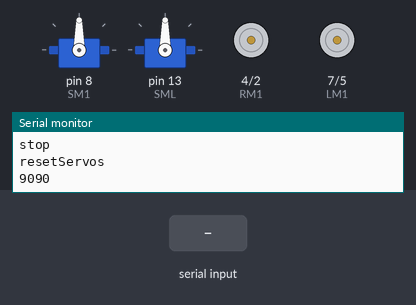
Recording of a sketch running on a simulated Arduino Uno, built with avr-gcc and run on an emulated ATmega328P. Parts: 2 × servo, motor-driver pin pairs drawn as motors (green arrow = first pin HIGH = forward, orange = second pin HIGH = backward, longer = more drive, scaled by the enable pin), the last lines printed to the serial monitor. The inputs (shaded band) are chosen by the test bench.

Above: at 1.3 s.
1.4 s: "F" received over the second serial link
At 2.6 s:
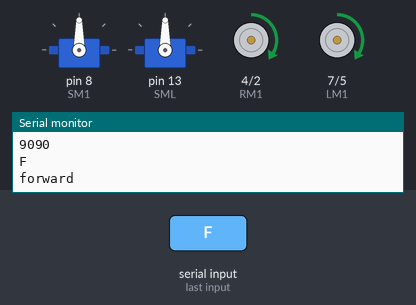
2.9 s: "B" received over the second serial link
At 3.4 s:
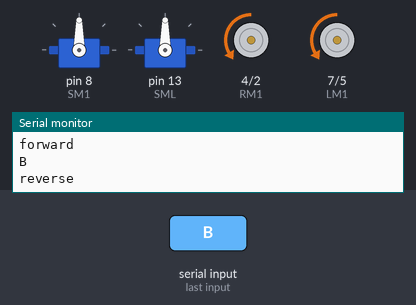
4.4 s: "L" received over the second serial link
At 5.3 s:
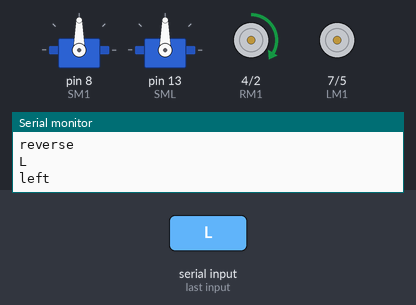
5.9 s: "R" received over the second serial link
At 7.2 s:
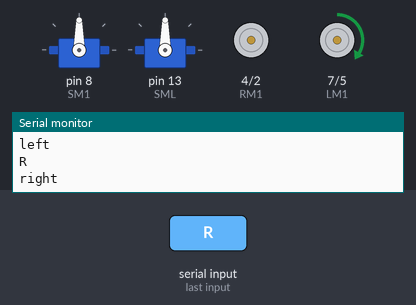
Timing chart, 0 to 8.4 s (numbered marks = the images above; inputs shaded):
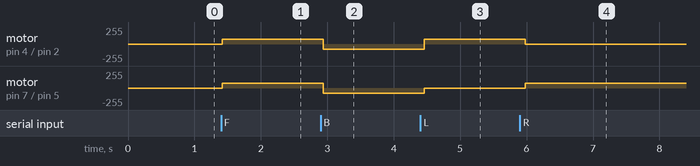

Measured:
- after the input at 1.4 s, motor on pin 4 (RM1) / pin 2 (RM2), motor on pin 7 (LM1) / pin 5 (LM2): stopped → forward 75/255 at once
- after the input at 2.9 s, motor on pin 4 (RM1) / pin 2 (RM2), motor on pin 7 (LM1) / pin 5 (LM2): forward 75/255 → backward 75/255 at once
- after the input at 4.4 s, motor on pin 4 (RM1) / pin 2 (RM2): backward 75/255 → forward 75/255 after 0.06 s; motor on pin 7 (LM1) / pin 5 (LM2): backward 75/255 → stopped after 0.06 s
- after the input at 5.9 s, motor on pin 4 (RM1) / pin 2 (RM2): forward 75/255 → stopped after 0.08 s; motor on pin 7 (LM1) / pin 5 (LM2): stopped → forward 75/255 after 0.08 s

The sketch:

car.ino
```cpp
#include <SoftwareSerial.h>
#include <Servo.h>

Servo servo1;
Servo servo2;

// car
#define LM1 7  // motor Driver in1
#define LM2 5  // motor Driver in2
#define ENA 6  // (PWM pin) motor Driver enA

#define ENB 3  // (PWM pin) motor Driver enB
#define RM1 4  // motor Driver in3
#define RM2 2  // motor Driver in4

//crane
#define SM1 8  // Servo 1
#define SML 13  // Servo 2

SoftwareSerial bt(10, 11);  // RX, TX

/***********************  D E B U G  ****************************/
// "true" when is Debug, it must show logs in the Serial Monitor.
// "false" when is production.
/****************************************************************/
bool isDebug = true;

char data;

int eje1 = 90;
int eje2 = 90;
int maxOpen = 30;
int maxDown = 40;

void setup() {
  if (isDebug) {
    Serial.begin(9600);
    Serial.println("Hi Setup");
  }
  pinMode(LM1, OUTPUT);
  pinMode(LM2, OUTPUT);
  pinMode(RM1, OUTPUT);
  pinMode(RM2, OUTPUT);
  pinMode(ENA, OUTPUT);
  pinMode(ENB, OUTPUT);
  digitalWrite(LM1, LOW);
  digitalWrite(LM2, LOW);
  digitalWrite(RM1, LOW);
  digitalWrite(RM2, LOW);
  // set motor's speed
  analogWrite(ENA, 75);
  analogWrite(ENB, 75);
  bt.begin(9600);

  servo1.attach(SM1);
  servo2.attach(SML);

  stopCar();
  resetServos();
}


void loop() {
  while (bt.available()) {
    {
      data = bt.read();
      if (isDebug) {
        Serial.println(data);
      }
    }

    switch (data) {
      // car
      case 'F':
        forward();
        break;
      case 'B':
        reverse();
        break;
      case 'L':
        left();
        break;
      case 'R':
        right();
        break;
      case 's':
        stopCar();
        break;
      // servo 1
      case 'A':
        if (eje1 < 90 + maxOpen) {
          eje1++;
          log(String(eje1));
          servo1.write(eje1);
        }
        break;
      case 'D':
        if (eje1 > 90 - maxOpen) {
          eje1--;
          log(String(eje1));
          servo1.write(eje1);
        }
        break;
      // servo 2
      case 'S':
        if (eje2 < 90 + maxDown) {
          eje2++;
          log(String(eje2));
          servo2.write(eje2);
        }
        break;
      case 'W':
        if (eje2 > 90 - maxDown) {
          eje2--;
          log(String(eje2));
          servo2.write(eje2);
        }
        break;
      case 'Y':
       resetServos();
       break;
    }
  }
  if (bt.available() < 0) {
    log("No Bluetooth Data ");
  }
  delay(100);
}

void log(String msg) {
  if (isDebug) {
    Serial.println(msg);
  }
}

// Car

void forward() {
  log("forward");
  digitalWrite(LM1, HIGH);
  digitalWrite(LM2, LOW);
  digitalWrite(RM1, HIGH);
  digitalWrite(RM2, LOW);
  delay(20);
}

void reverse() {
  log("reverse");
  digitalWrite(LM1, LOW);
  digitalWrite(LM2, HIGH);
  digitalWrite(RM1, LOW);
  digitalWrite(RM2, HIGH);
  delay(20);
}

void left() {
  log("left");
  digitalWrite(LM1, LOW);
  digitalWrite(LM2, LOW);
  digitalWrite(RM1, HIGH);
  digitalWrite(RM2, LOW);
  delay(20);
}

void right() {
  log("right");
  digitalWrite(LM1, HIGH);
  digitalWrite(LM2, LOW);
  digitalWrite(RM1, LOW);
  digitalWrite(RM2, LOW);
  delay(20);
}

void stopCar() {
  log("stop");
  digitalWrite(LM1, LOW);
  digitalWrite(LM2, LOW);
  digitalWrite(RM1, LOW);
  digitalWrite(RM2, LOW);
  delay(20);
}

// Crane

void resetServos() {
  log("resetServos");
  servo1.write(90);
  servo2.write(90);
  delay(100);
  eje1 = 90;
  eje2 = 90;
  log(String(eje1) + String(eje2));
}
```
